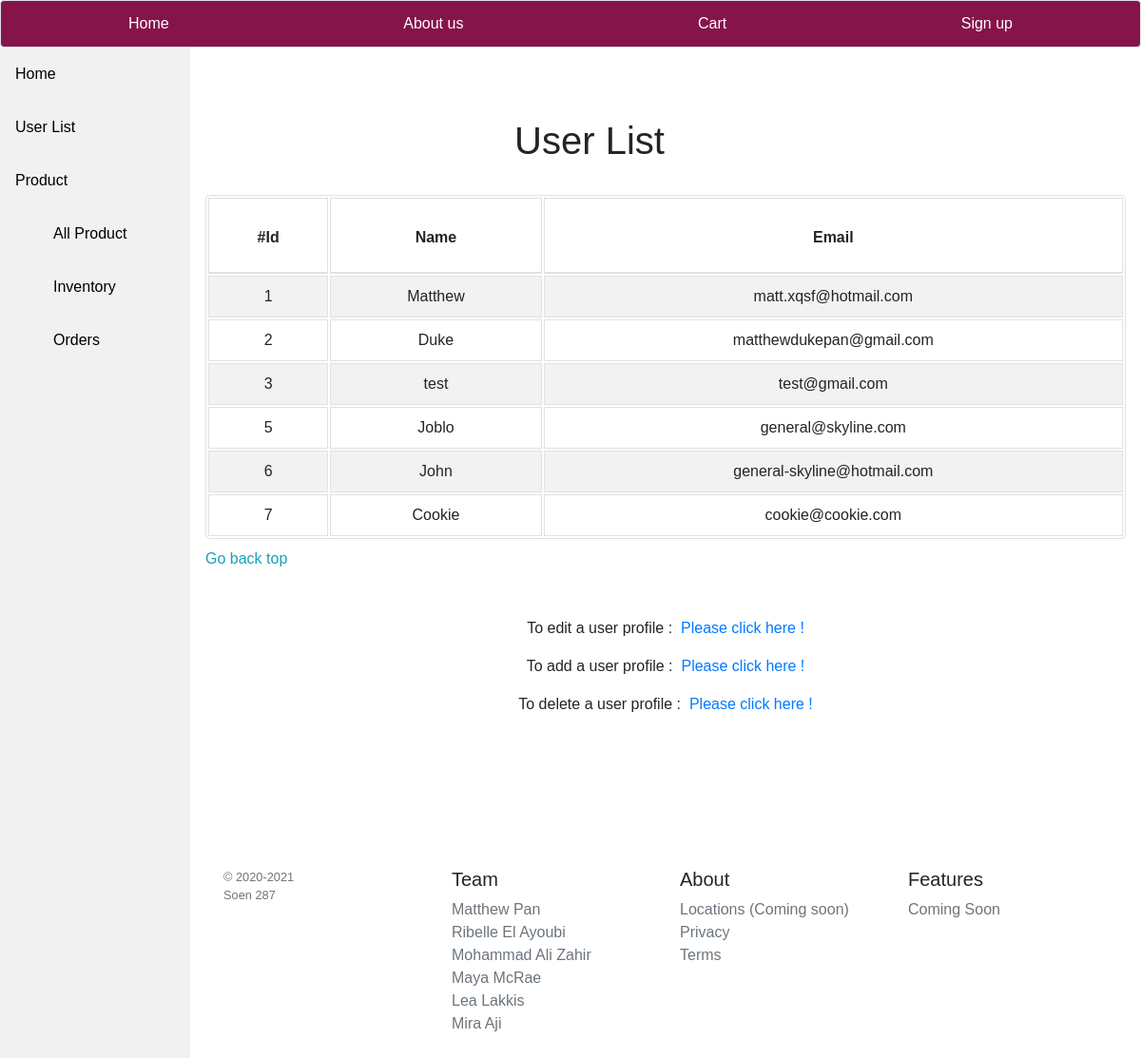
The page /p9-user.php on the database its author committed.
### tables this page shows
CREATE TABLE `users` (
  `idUsers` int(11) NOT NULL,
  `first_nameUsers` tinytext NOT NULL,
  `emailUsers` tinytext NOT NULL,
  `pwdUsers` longtext NOT NULL
);

### p9-user.php (the view, shortened to what this page needs)
<?php session_start();
  require 'includes/dbh.inc.php'; ?>
<html lang="en">
  <head>
    <link rel="stylesheet" href="https://maxcdn.bootstrapcdn.com/bootstrap/4.5.0/css/bootstrap.min.css">
    <link href="main.css" rel="stylesheet" type="text/css">
  </head>
  <body>
    <nav class="site-header sticky-top py-1 border rounded">
      <div class="container d-flex justify-content-between">
        <a class="py-2" href="index.php">Home</a>
        <a class="py-2" href="p13-aboutus.php">About us</a>
        <a class="py-2" href="p4-cart.php">Cart</a>
        <a class="py-2" href="p6-signup.php">Sign up</a>
      </div>
    </nav>
      <div class="sidebar">
        <a class="active" href="index.php">Home</a>
        <li style="list-style-type: none"><a href="p9-user.php">User List</a></li>
        <a href="p7-productlist.php" style="text-decoration: none;">Product</a>
          <ul>
            <li style="list-style-type: none;"> <a href="p7-productlist.php" style="text-decoration: none;"> All Product</a></li>
            <li style="list-style-type: none;"> <a> Inventory</a></li>
            <li style="list-style-type: none;"> <a href="p11-orderlist.php"> Orders</a></li>
        </ul>
      </div>
      <br>
      <h1 style="margin-top: 50px;margin-left:40px" class="Krusty-text1">User List</h1>
      <br>
          <div class="content">
   <table class="table border rounded table-striped table-hover table-bordered">
    <caption><a class ="text-info" href="#top">Go back top</a></caption>
    <thead class="">
      <tr style="height:80px; line-height: 3;">
          <th scope="col">#Id</td>
          <th scope="col">Name</td>
          <th scope="col">Email</td>
      </tr>
    </thead>
    <?php
      $sql = "SELECT idUsers, first_nameUsers, emailUsers from users";
      $result = $conn-> query($sql);
      if($result-> num_rows > 0){
        while($row = $result-> fetch_assoc()){
          if(!($row['emailUsers'] == 'admin@trendymarkt.com'))
          echo "<tr><td>". $row['idUsers']. "</td><td>". $row['first_nameUsers']. "</td><td>". $row['emailUsers']. "</td></tr>";
        }
      }
      else{
        echo "<tr><td>No users</td></tr>";
      }
    ?>
      </table>
            <br>
            <p style="text-align: center">To edit a user profile :<a href="p10-editprofile.php">&nbsp Please click here !</a></p>
            <p style="text-align: center">To add a user profile :<a href="p10-addprofile.php">&nbsp Please click here !</a></p>
            <p style="text-align: center">To delete a user profile :<a href="p10-endprofile.php">&nbsp Please click here !</a></p>
              <br>
              <br>
              <br>
              <br>
               <footer class="container py-5">
      <div class="row">
        <div class="col-12 col-md">
          <small class="d-block mb-3 text-muted">&copy; 2020-2021 </br> Soen 287</small>
        </div>
        <div class="col-6 col-md">
          <h5>Team</h5>
          <ul class="list-unstyled text-small">
            <li><a class="text-muted" href="#">Matthew Pan</a></li>
            <li><a class="text-muted" href="#">Ribelle El Ayoubi</a></li>
            <li><a class="text-muted" href="#">Mohammad Ali Zahir</a></li>
            <li><a class="text-muted" href="#">Maya McRae</a></li>
            <li><a class="text-muted" href="#">Lea Lakkis</a></li>
            <li><a class="text-muted" href="#">Mira Aji</a></li>
          </ul>
        </div>
        <div class="col-6 col-md">
          <h5>About</h5>
          <ul class="list-unstyled text-small">
            <li><a class="text-muted" href="#">Locations (Coming soon)</a></li>
            <li><a class="text-muted" href="#">Privacy</a></li>
            <li><a class="text-muted" href="#">Terms</a></li>
          </ul>
        </div>
        <div class="col-6 col-md">
          <h5>Features</h5>
          <ul class="list-unstyled text-small">
            <li><a class="text-muted" href="#">Coming Soon</a></li>
          </ul>
        </div>
      </div>
    </footer>
  </body>
</html>

### main.css (style rules this page uses)
.container { max-width: 960px; }
.site-header { background-color: #85144b; }
.site-header a { color: #fff; transition: ease-in-out color .15s; }
body { font-family:Helvetica, Arial, sans-serif; }
.Krusty-text1 { text-align: center; }
.sidebar { margin: 0; padding: 0; width: 200px; background-color: #f1f1f1; position: fixed; height: 100%; overflow: auto; }
.sidebar a { display: block; color: black; padding: 16px; text-decoration: none; }
.sidebar a.active { color: black; }
div.content { margin-left: 200px; padding: 1px 16px; height: 1000px; }
tr,table { border-collapse:inherit; width:60%; border-style: inset; border-color:grey; border-width:thin; text-align: center }

### rows shown on the page
users: idUsers "1", first_nameUsers "Matthew", emailUsers "matt.xqsf@hotmail.com"
users: idUsers "2", first_nameUsers "Duke", emailUsers "matthewdukepan@gmail.com"
users: idUsers "3", first_nameUsers "test", emailUsers "test@gmail.com"
users: idUsers "5", first_nameUsers "Joblo", emailUsers "general@skyline.com"
users: idUsers "6", first_nameUsers "John", emailUsers "general-skyline@hotmail.com"
users: idUsers "7", first_nameUsers "Cookie", emailUsers "cookie@cookie.com"
